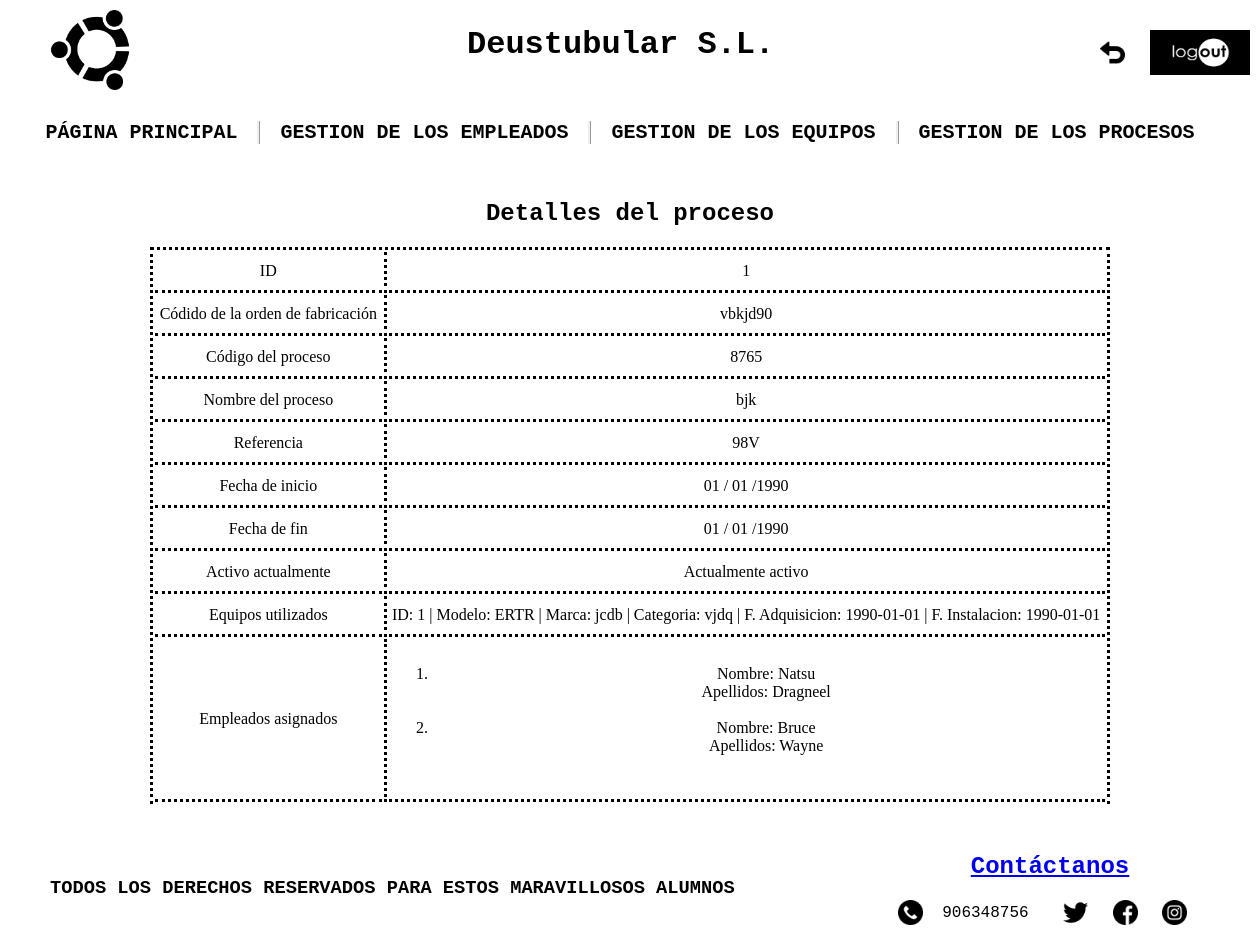
/appProduccion/produccion/procesos/1/, run on the app's committed database.
### appProduccion/models.py (models this page shows, shortened)
class Proceso(models.Model):
    codigo_orden_fabricacion = models.CharField(max_length=75)
    """codigo_proceso Mezcla numeros y letras"""
    codigo_proceso = models.CharField(max_length=75)
    nombre_proceso = models.CharField(max_length=100)
    """ref Mezcla numeros y letras"""
    referencia = models.CharField(max_length=75)
    fecha_inicio = models.DateField(default="01/01/1990")
    fecha_fin = models.DateField(default="01/01/1990")
    equipo = models.ForeignKey(Equipo, on_delete=models.CASCADE)
    empleados = models.ManyToManyField(Empleado)
    activo = models.BooleanField(default=False)

class Equipo(models.Model):
    modelo = models.CharField(max_length=100)
    marca = models.CharField(max_length=100)
    categoria = models.CharField(max_length=100)
    fecha_adquisicion = models.DateField(default="01/01/1990")
    fecha_instalacion = models.DateField(default="01/01/1990")
    def __str__(self):
        return f"ID: {self.id} | Modelo: {self.modelo} | Marca: {self.marca} | Categoria: {self.categoria} | F. Adquisicion: {self.fecha_adquisicion} | F. Instalacion: {self.fecha_instalacion}"

class Empleado(models.Model):
    dni = models.CharField(max_length=20)
    """Por nombres compuestos"""
    nombre = models.CharField(max_length=100)
    """Dos apellidos"""
    apellidos = models.CharField(max_length=150)
    email = models.EmailField(max_length=100)
    """Valor defecto ejemplo"""
    telefono = models.IntegerField(default=666666666)
    direccion = models.CharField(max_length=150)
    fecha_nacimiento = models.DateField(default="01/01/1990")

### appProduccion/views.py (the view)
# urls.py: path('produccion/procesos/<int:pk>/', views.ProcesoDetailView.as_view(), name='proceso_detail'),
class ProcesoDetailView(DetailView):
    model = Proceso
    template_name = 'proceso_detail.html'
    def get_context_data(self, **kwargs):
        context = super(ProcesoDetailView, self).get_context_data(**kwargs)
        context['titulo_pagina'] = 'Detalles del proceso'
        return context

### appProduccion/templates/proceso_detail.html (shortened to what this page needs)
{% load static %}
<!DOCTYPE html>
<html lang="en">
<head>
    <link rel="stylesheet" href="{% static 'css/style.css' %}">
</head>
<body>
    <header class="antifloat">
        <div class="header-izq">
            <a href="{% url 'principal' %}"><img id="Logo" src="{% static 'imagenes/logo.png' %}" alt="LOGO"></a>
        </div>
        <div class="header-der">
            <h1>Deustubular S.L.</h1>
            <a href="{% url 'proceso_list' %}"><img id="Atras" src="{% static 'imagenes/atras.png' %}" alt="ATRÁS"></a>
            <a href="{% url 'logout' %}"><img id="Log_out" src="{% static 'imagenes/logout.png' %}" alt="LOGOUT"></a>
        </div>
    </header>
    <nav>
        <h2 id="PP"><a href="{% url 'principal' %}" class="enlaces_internos" style="text-decoration:none;">PÁGINA PRINCIPAL</a></h2>
        <h2 id="gestion_empleados">GESTION DE LOS EMPLEADOS
        </h2>
        <h2 id="gestion_equipos">GESTION DE LOS EQUIPOS
        </h2>
        <h2 id="gestion_procesos">GESTION DE LOS PROCESOS
        </h2>
    </nav>
    <main class="antifloat">
        <h2 class="centrar">Detalles del proceso</h2>
        <div class="div-table">
            <table>
                <tr>
                    <td>ID</td>
                    <td class="td_estilos">{{ proceso.id }}</td>
                </tr>
                <tr>
                    <td>Códido de la orden de fabricación</td>
                    <td class="td_estilos">{{ proceso.codigo_orden_fabricacion }}</td>
                </tr>
                <tr>
                    <td>Código del proceso</td>
                    <td class="td_estilos">{{ proceso.codigo_proceso }}</td>
                </tr>
                <tr>
                    <td>Nombre del proceso</td>
                    <td class="td_estilos">{{ proceso.nombre_proceso }}</td>
                </tr>
                <tr>
                    <td>Referencia</td>
                    <td class="td_estilos">{{ proceso.referencia }}</td>
                </tr>
                <tr>
                    <td>Fecha de inicio</td>
                    <td class="td_estilos">{{ proceso.fecha_inicio|date:"d / m /Y" }}</td>
                </tr>
                <tr>
                    <td>Fecha de fin</td>
                    <td class="td_estilos">{{ proceso.fecha_fin|date:"d / m /Y" }}</td>
                </tr>
                <tr>
                    <td>Activo actualmente</td>
                    <td class="td_estilos">
                        {% if proceso.activo %}
                            Actualmente activo
                        {% else %}
                            Desactivado
                        {% endif %}
                    </td>
                </tr>
                <tr>
                    <td>Equipos utilizados</td>
                    <td class="td_estilos">{{ proceso.equipo }}</td>
                </tr>
                <tr>
                    <td>Empleados asignados</td>
                    <td class="td_estilos">
                            <ol>
                                {% for empleados in proceso.empleados.all %}
                                    <li>
                                        Nombre: {{ empleados.nombre }}
                                        <br>
                                        Apellidos: {{ empleados.apellidos }}
                                    </li>
                                <br>
                                {% endfor %}
                            </ol>
                    </td>
                </tr>
            </table>
        </div>
    </main>
</body>
<footer>
    <div class="footer-izq">
        <h3 class="h3_footer">TODOS LOS DERECHOS RESERVADOS PARA ESTOS MARAVILLOSOS ALUMNOS</h3>
    </div>
    <div class="footer-der">
        <div id="Contactos">
            <a href="{%  url 'novedades_create' %}"><h2>Contáctanos</h2></a>
            <img id="Telefono" src="{% static 'imagenes/telefono.png' %}" alt="TELEFONO">
            <label for="Telefono">906348756</label>
            <a href="https://twitter.com/?lang=es"><img id="Twitter" src="{% static 'imagenes/twitter.png' %}" alt="TWITTER"></a>
            <a href="https://es-es.facebook.com/"><img class="Face_ins" src="{% static 'imagenes/facebook.png' %}" alt="FACEBOOK"></a>
            <a href="https://www.instagram.com/?hl=es"><img class="Face_ins" src="{% static 'imagenes/instagram.png' %}" alt="INSTAGRAM"></a>
        </div>
    </div>
</footer>
</html>

### appProduccion/static/css/style.css (style rules this page uses)
* { background-size: 100%; box-sizing: border-box; }
body { background-image: url(../imagenes/fondo.jpg); margin: 0 auto; width: 1200px; }
nav { display: flex; font-family: 'Courier New', Courier, monospace; justify-content: center; margin-bottom:20px; }
header { border-bottom: 4px solid white; font-family: 'Courier New', Courier, monospace; width: 1200px; }
h3 { font-family: 'Courier New', Courier, monospace; }
footer { border-top: 4px solid white; font-family: 'Courier New', Courier, monospace; width: 1200px; }
h2 { font-family: 'Courier New', Courier, monospace; }
main { width: 100%; }
table { text-align: center; border-top: 3px dotted black; border-left: 3px dotted black; border-right: 3px dotted black; margin: 0 auto; }
td { padding:10px 5px 10px 5px; border-bottom: 3px dotted black; }
#PP { border-right: ridge; font-size: 20px; padding-right: 20px; }
#gestion_empleados { border-right: ridge; font-size: 20px; padding-left: 20px; padding-right: 20px; }
#gestion_equipos { border-right: ridge; box-sizing: border-box; font-size: 20px; padding-left: 20px; padding-right: 20px; }
#gestion_procesos { font-size: 20px; padding-left: 20px; padding-right: 20px; }
#Twitter { height:25px; margin-left: 25px; margin-right: 15px; vertical-align: middle; width:25px; }
#Contactos { color: black; padding-bottom: 10px; text-align: center; }
#Telefono { height:25px; margin-right: 10px; vertical-align: middle; width:25px; }
#Atras { height: 25px; margin-right: 10px; width:25px; position: absolute; left: 1100px; top:40px; cursor: pointer; }
#Log_out { height:45px; width:100px; position: absolute; left: 1150px; top:30px; cursor: pointer; }
#Logo { height:80px; width:80px; }
.h3_footer { font-family: 'Courier New', Courier, monospace; padding-top: 30px; }
.footer-izq { float: left; padding-left: 20px; width: 70% }
.footer-der { float: right; padding: 5px; width: 30% }
.centrar { text-align: center; }
.header-izq { float: left; padding: 10px 0px 5px 20px; width: 36% }
.header-der { float: right; padding: 5px; width: 64% }
.td_estilos { border-left: 3px dotted black; }
.div-table { padding: 0px 10px 20px 10px; }
.enlaces_internos { color:black; }
.antifloat { clear: both; content: ""; display: table; }
.Face_ins { height:25px; margin-right: 15px; vertical-align: middle; width:25px; }

### data on the page
Proceso: id "1", codigo_orden_fabricacion "vbkjd90", codigo_proceso "8765", nombre_proceso "bjk", referencia "98V", fecha_inicio "01 / 01 /1990", fecha_fin "01 / 01 /1990", equipo "ID: 1 | Modelo: ERTR | Marca: jcdb | Categoria: vjdq | F. Adquisicion: 1990-01-01 | F. Instalacion: 1990-01-01"
Empleado: nombre "Natsu", apellidos "Dragneel"
Empleado: nombre "Bruce", apellidos "Wayne"
